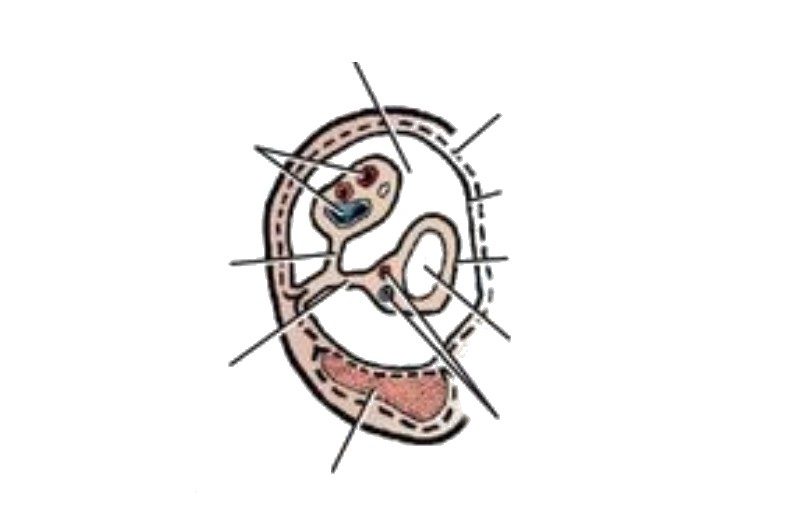
#> input picture assets/l23lab_cord.jpg, 785 x 505 px, given in place of 0305875b-image.jpg, which was not available
$ python p3web.py ../assets/l23lab_cord.jpg
#> lines starting #> are read from the running program, lines starting #| are printed output that depends on the picture; pictures that were not available may be replaced by others from this repository, and a replacement may not be noted
"""Practical 3 · 🌐 extra DOG photos Bethany found (journal perineum figures + pre-lab vulva photo) → added INSIDE the
⭐ bold-terms section of the Lab 24 + Lab 25 hubs as their own block (nothing removed or replaced).  Made by Claude.
The journal photos already carry small printed numbers, so the photo is the question and the caption is the answer
(caption names translated to exam names). Idempotent; run AFTER p3best/p3dedupe/p3check/p3ours:
  python3 tools/p3web.py <attachments dir>"""
import sys,os,re,time,html
sys.path.insert(0,'tools')
from PIL import Image
from deck import page,img_card_facts
A=sys.argv[1]; V=str(int(time.time()))
TAG='🌐 web photo (dog) · journal figure, sent by Bethany'
def crop(src,box,out):
#> called with src = '0305875b-image.jpg', box = (150, 38, 836, 872), out = 'p3web_f6.jpg'
    Image.open(f'{A}/{src}').convert('RGB').crop(box).save(f'assets/{out}',quality=92); return f'assets/{out}?v={V}'
#> after `Image.open(f'{A}/{src}').convert('RGB').crop(box).save(f'assets/{out}'`:
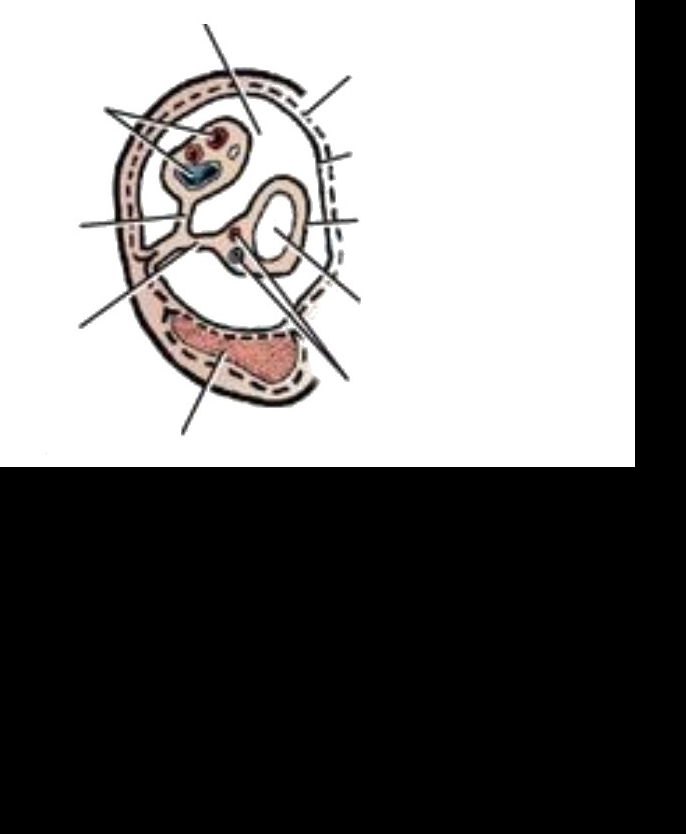
#> saved as p3web_f6.jpg: PIL image 686x834 RGB; mean R, G, B 122.8, 121.7, 121.3
F6=crop('0305875b-image.jpg',(150,38,836,872),'p3web_f6.jpg')
F7=crop('692a465f-image.jpg',(217,30,1119,834),'p3web_f7.jpg')
#> call 2 of crop, with src = '692a465f-image.jpg', box = (217, 30, 1119, 834), out = 'p3web_f7.jpg'
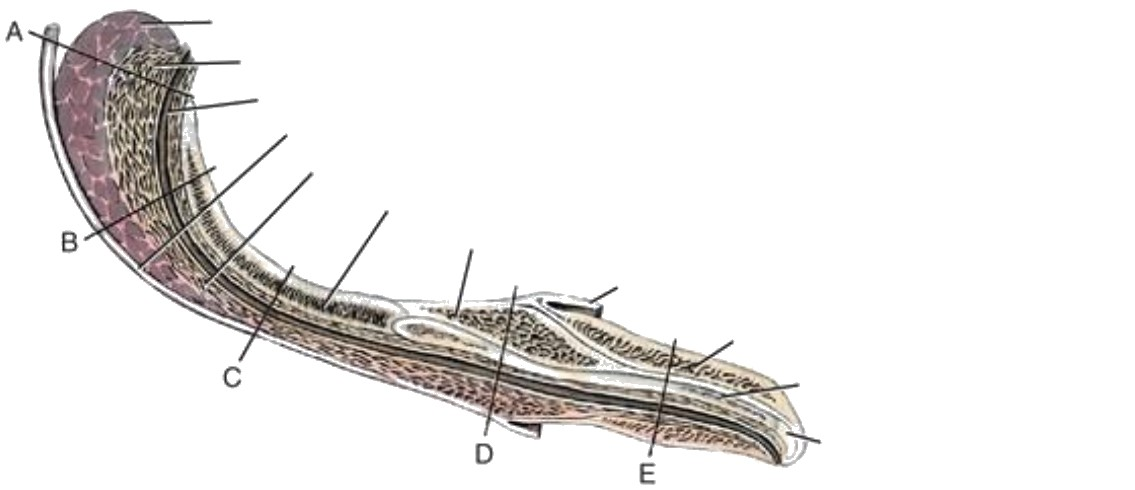
#> input picture assets/l23lab_longsec.jpg, 1135 x 490 px, given in place of 692a465f-image.jpg, which was not available
#> in crop (call 2), `Image.open(f'{A}/{src}').convert('RGB').crop(box).save(f'assets/{out}'`:
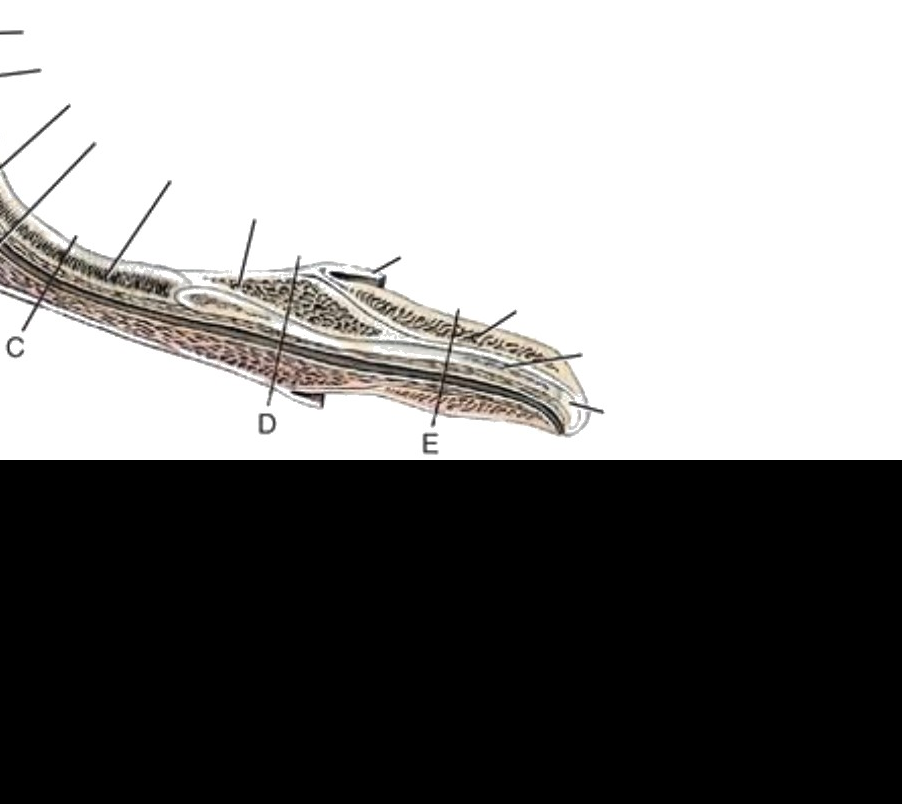
#> saved as p3web_f7.jpg: PIL image 902x804 RGB; mean R, G, B 137.6, 136.9, 136.2
F8=crop('6a3495e1-image.jpg',(165,34,1167,766),'p3web_f8.jpg')
#> call 3 of crop, with src = '6a3495e1-image.jpg', box = (165, 34, 1167, 766), out = 'p3web_f8.jpg'
#> in crop (call 3), `Image.open(f'{A}/{src}').convert('RGB').crop(box).save(f'assets/{out}'`:
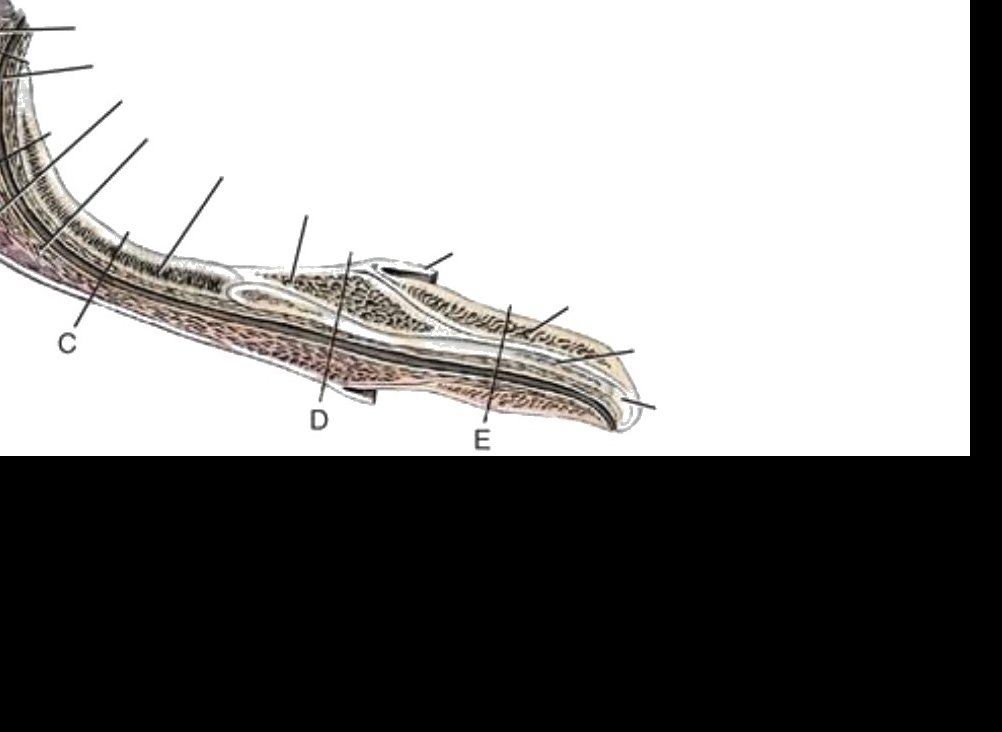
#> saved as p3web_f8.jpg: PIL image 1002x732 RGB; mean R, G, B 143.7, 142.9, 142.1
F11a=crop('5d89f6c8-image.jpg',(116,32,705,546),'p3web_f11a.jpg')
#> (the run stopped early here; a loop or call above may not have finished)
